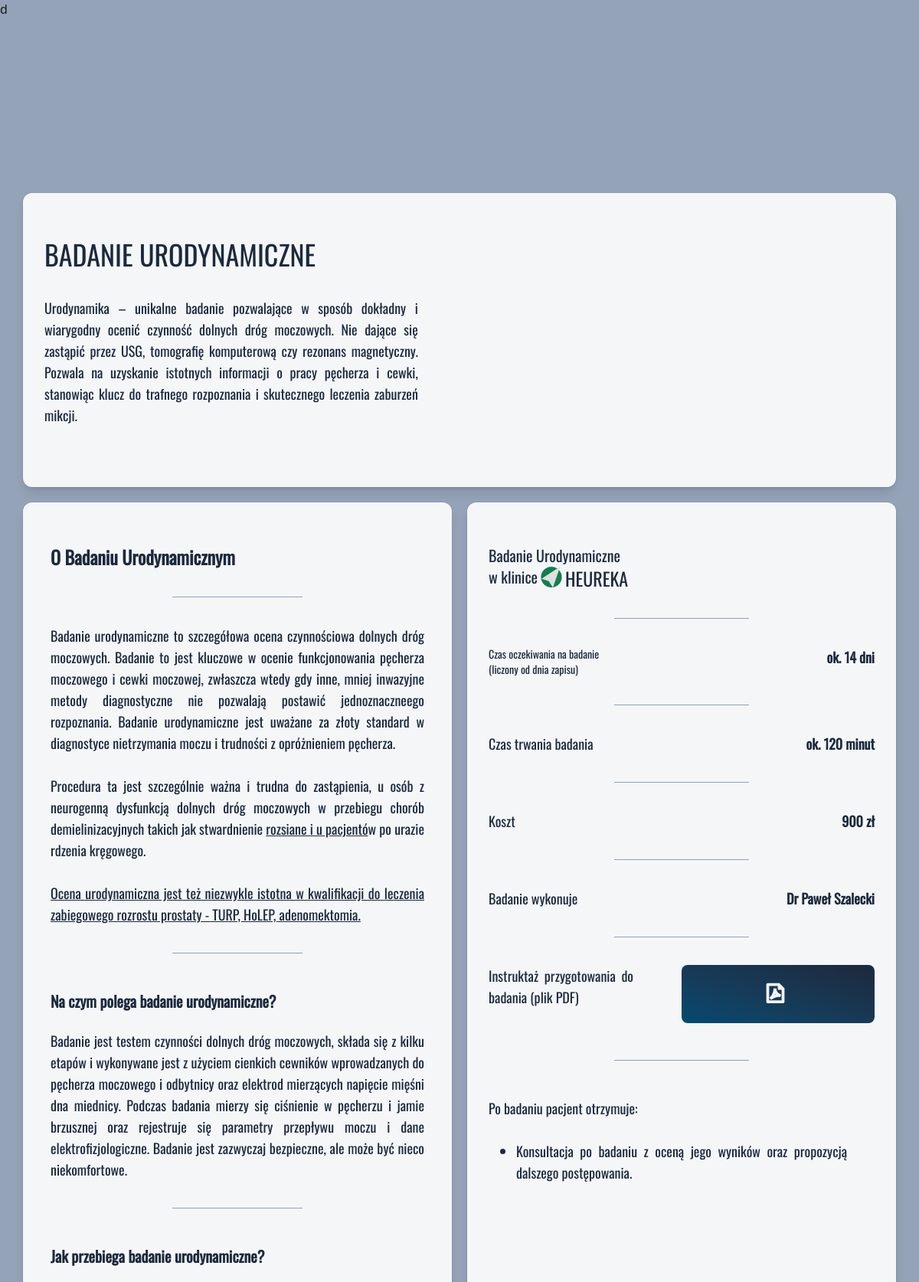
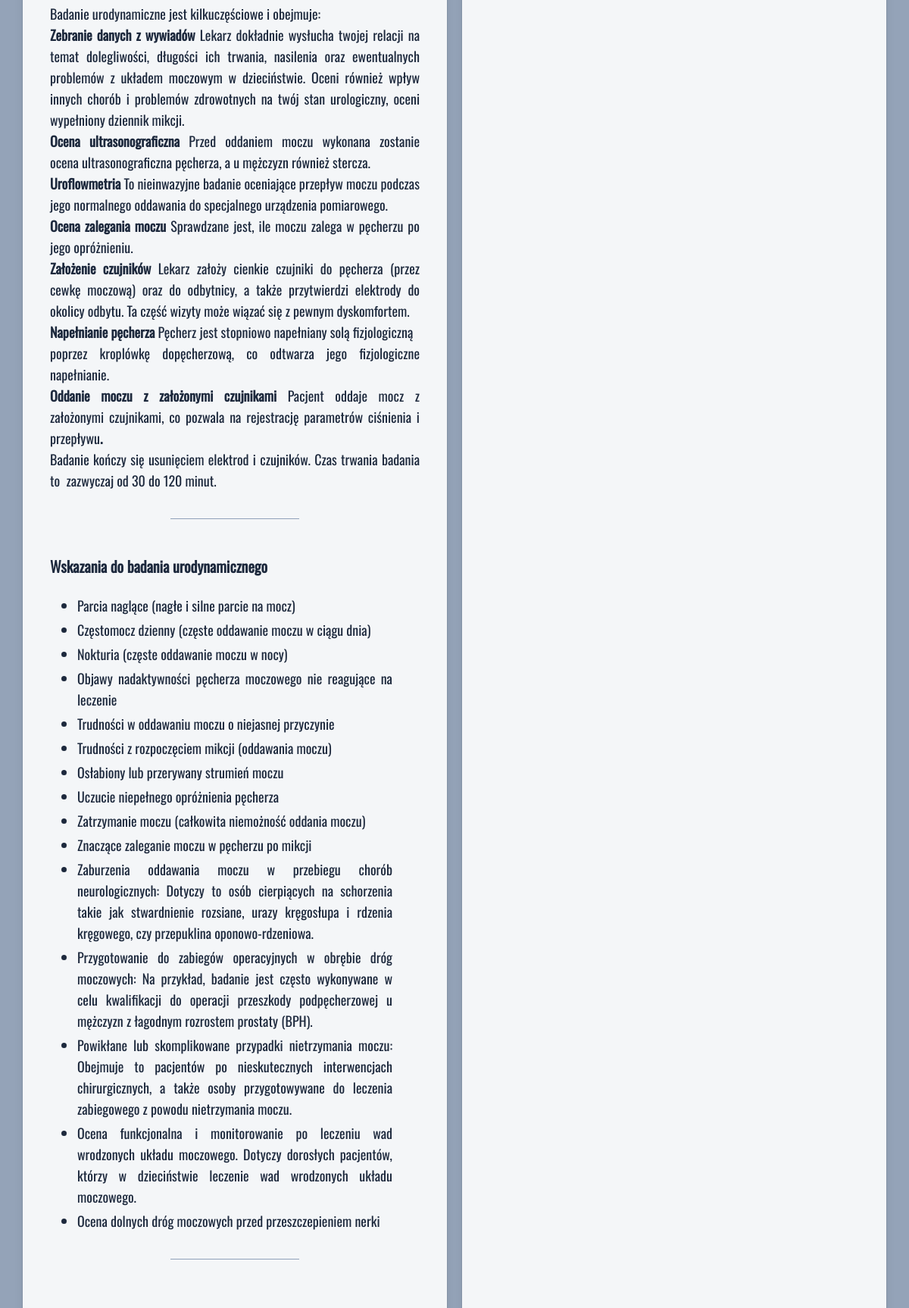
Screenshot of /badanie-urodynamiczne (upper part) with the database file from the repository (2 pictures, top to bottom).
### services/models.py (models this page shows, shortened)
class Procedura(models.Model):
    class specjalizacja_choices(models.TextChoices):
        urologia = 'urologia', 'urologia'
        kardiologia = 'kardiologia', 'kardiologia'
        pulmunologia = 'pulmunologia', 'pulmunologia'
        rehabilitacja = 'rehabilitacja', 'rehabilitacja'
        inne = 'inne', 'inne'
    class typ_choices(models.TextChoices):
        badanie = 'B', 'badanie'
        zabieg = 'Z', 'zabieg'
        procedura = 'P', 'procedura'
        sesja = 's', 'sesja'
    class order_choices(models.TextChoices):
         A = 'A', 'A'
         B = 'B', 'B'
         C = 'C', 'C'
         D = 'D', 'D'
         E = 'E', 'E'
         F = 'F', 'F'
    nazwa = models.CharField(max_length=256)
    opis = HTMLField( blank=True, null=True, verbose_name='Opis badania')
    polega = HTMLField( blank=True, default='',  verbose_name='Na czym polega badanie')
    przebieg = HTMLField( blank=True, default='',  verbose_name='Przebieg badania')
    wskazania = HTMLField(blank=True, default='', verbose_name='Wskazania do badania [POLE LISTY]')
    after = HTMLField(blank=True, null=True, verbose_name='Po badaniu [POLE LISTY]')
    specjalizacja =  models.CharField(max_length=20, choices=specjalizacja_choices, default=specjalizacja_choices.urologia)
    typ_usługi = models.CharField(max_length=25, choices=typ_choices, default =typ_choices.badanie)
    order = models.CharField(max_length=1, choices=order_choices, default=order_choices.F, verbose_name='kolejność')
    active = models.BooleanField(default=False, verbose_name='aktywna')
    lekarz = models.CharField(max_length=200, blank=True, null=True)
    koszt = models.PositiveSmallIntegerField(blank=True, null=True)
    cena_od=models.BooleanField(default=False)
    czas_oczekiwania = models.IntegerField(blank=True, null=True)
    czas_badania = models.CharField(max_length=3, blank=True, null=True)
    pdf_pl = models.FileField(upload_to='downloads/', blank=True, null=True, verbose_name='Instruktaż po polsku' )
    pdf_en = models.FileField(upload_to='downloads/', blank=True, null=True, verbose_name='Instruktaż po angielsku')
    pdf_uk = models.FileField(upload_to='downloads/', blank=True, null=True, verbose_name='Instruktaż po ukraińsku')
    objects = models.Manager()
    activated = ActiveManager()
    class Meta:
        verbose_name_plural = 'procedury'
        ordering = ['order', 'nazwa']
    @property
    def dokumenty(self):
        return bool(self.pdf_pl or self.pdf_en or self.pdf_uk)

### clinic/views.py (the view)
# urls.py: path("badanie-urodynamiczne", views.BadanieUrodynamiczneView.as_view(), name='badanie urodynamiczne'),
class BadanieUrodynamiczneView(DetailView):
    template_name='clinic/badanie_urodynamiczne.html'
    model = Procedura
    def get_object(self):
        return get_object_or_404(Procedura, pk=1)

### clinic/context_processors.py (called while the page is built)
def contact_form_context(request):
    return {
        'contact_form': ContactForm()
    }

### templates/clinic/badanie_urodynamiczne.html (shortened to what this page needs)
{% extends 'base.html' %}
{% load i18n %}
{% load static %}
{% get_current_language as LANGUAGE_CODE %}
{% load static %}
{% block content %}
{% include 'elements/button/contact/contact-button.html' %}
<section class="grid grid-cols-1 gap-x-5 gap-y-1 mt-[200px] md:grid-cols-2 w-[95%] xl:w-[80%] mx-auto">
    <div class="px-7 xl:px-12 py-[60px] mt-7 col-span-2 font-primary text-lg text-justify items-center text-slate-800 rounded-xl bg-white/90 shadow-lg ring-1 ring-black/5">
        <h2 class="uppercase pb-9 font-primary flex  text-4xl justify-center md:justify-start ">{% translate 'Badanie urodynamiczne' %}</h2>
        <p class="text-md font-primary mb-5 w-[45%]  ">
            Urodynamika – unikalne badanie pozwalające w sposób dokładny i
wiarygodny ocenić czynność dolnych dróg moczowych. Nie dające się
zastąpić przez USG, tomografię komputerową czy rezonans magnetyczny.
Pozwala na uzyskanie istotnych informacji o pracy pęcherza i cewki,
stanowiąc klucz do trafnego rozpoznania i skutecznego leczenia zaburzeń
mikcji. </p>
    </div>
</section>
<section class="grid grid-cols-1  gap-x-5 gap-y-1 md:grid-cols-2 w-[95%] xl:w-[80%] mx-auto">
    <div class="px-9 xl:px-12 py-[55px] my-5 order-2 md:order-1  font-primary text-lg text-justify    items-center   text-slate-800   rounded-xl  bg-white/90 shadow-lg ring-1 ring-black/5">
        <h2 class="font-primary flex  text-2xl font-semibold justify-start capitalize">{% translate 'O badaniu urodynamicznym' %}</h2>
            <div class="border-b border-slate-400 my-9 w-[35%]    mx-auto"></div>
            <div>
            {{object.opis|safe}}
            </div>
            <div class="border-b border-slate-400 my-9 w-[35%]   mx-auto"></div>
            <h2 class="font-semibold text-xl py-3 mb-3">{% translate 'Na czym polega badanie urodynamiczne?'  %}</h2>
            <div class="">
{{object.polega|safe}}
            </div>
            <div class="border-b border-slate-400 my-9 w-[35%]   mx-auto"></div>
            <h2 class="font-semibold text-xl py-3 mb-3">{% translate 'Jak przebiega badanie urodynamiczne?' %}</h2>
            <div class="">
        {{object.przebieg|safe}}
                    </div>
            <div class="border-b border-slate-400 my-9 w-[35%]   mx-auto"></div>
            {% if object.wskazania %}
            <h2 class="font-semibold py-3 text-xl mb-3">Wskazania do badania urodynamicznego</h2>
            <div class="px-9">
                <ul class="list-disc">
                    {% for line in object.wskazania.splitlines %}
                      <li class="my-1">{{ line|safe }}</li>
                    {% endfor %}
                </ul>
            </div>
            {% endif %}
            <div class="border-b border-slate-400 my-9 w-[35%]   mx-auto"></div>
    </div>
    <div class="px-7 py-[55px] my-5 order-1 md:order-2 font-primary text-lg text-justify    items-center   text-slate-800   rounded-xl  bg-white/90 shadow-lg ring-1 ring-black/5">
            <h2 class="font-primary flex  text-xl justify-start capitalize">{% translate 'Badanie urodynamiczne' %}</h2>
            <h2 class="font-primary flex  text-xl justify-start">{% translate 'w klinice' %} <span class="flex text-2xl mx-1 uppercase font-heureka"><img src="{% static 'icons/heureka_logo_3.png' %}" class="size-7 mr-1 " alt="">heureka</span></h2>
            <div class="border-b border-slate-400 my-9 w-[35%]   mx-auto"></div>
            <section class="my-3 font-primary flex flex-col">
                <div class="grid grid-cols-2">
                    <div class="block w-[85%] md:text-sm xl:text-xl">
                        <p>
                            {% translate 'Czas oczekiwania na badanie' %}
                        </p>
                        <p>({% translate 'liczony od dnia zapisu' %})</p>
                    </div>
                    <div class="text-end font-semibold text-lg">{% translate 'ok.' %} {{object.czas_oczekiwania}} {% translate 'dni' %}</div>
                </div>
                <div class="border-b border-slate-400 my-9 w-[35%]   mx-auto"></div>
                <div class="grid grid-cols-2">
                    <div class="">
                       {% translate 'Czas trwania badania' %}
                    </div>
                    <div class="text-end font-semibold text-lg">{% translate 'ok.' %} {{object.czas_badania}} {% translate 'minut' %}</div>
                </div>
                <div class="border-b border-slate-400 my-9 w-[35%]   mx-auto"></div>
                <div class="grid grid-cols-2">
                    <div class="">
                       {% translate 'Koszt'  %}
                    </div>
                    <div class="text-end font-semibold text-lg">{{ object.koszt }} zł</div>
                </div>
                <div class="border-b border-slate-400 my-9 w-[35%]   mx-auto"></div>
                <div class="grid grid-cols-2">
                    <div class="">
                       {% translate 'Badanie wykonuje' %}
                    </div>
                    <div class="text-end font-semibold text-lg">{{object.lekarz}}</div>
                </div>
                {% if object.dokumenty %}
                        <div class="border-b border-slate-400 my-9 w-[35%]   mx-auto"></div>
                        <div class="grid grid-cols-2">
                            <div class="mb-5 justify-start w-[75%]">
                               {% translate  'Instruktaż przygotowania do badania (plik PDF)' %}
                            </div>
                            <div class="flex mb-3 justify-items-end justify-center items-center font-tertiary   font-semibold text-lg bg-linear-to-tr from-sky-900 to-slate-800 p-5  text-gray-100 rounded-lg">
                                {% if LANGUAGE_CODE == "en" %}
                                <a href="{{object.pdf_en.url }}" target="_blank" class="">
                                {% elif LANGUAGE_CODE == "uk" %}
                                <a href="{{object.pdf_uk.url }}" target="_blank" class="">
                                {% else  %}
                                    <a href="{{object.pdf_pl.url }}" target="_blank" class="">
                                {% endif %}
                                    <i class="ri-file-pdf-2-line text-3xl mr-2"></i>
                            </a>
                        </div>
                        </div>
                        {% endif %}
                        {% if object.after %}
                        <div class="border-b border-slate-400 my-9 w-[35%]   mx-auto"></div>
                        <h2 class="py-3  mb-3 sm:text-lg xl:text-xl ">{% translate 'Po badaniu pacjent otrzymuje:' %}</h2>
                    <div class="px-9">
                        <ul class="list-disc">
                            {% for line in object.after.splitlines %}
                              <li class="my-1">{{ line|safe }}</li>
                            {% endfor %}
                        </ul>
                    </div>
                        {% endif %}
    </div>
</section>
{% endblock  %}

### rows the page displays
Procedura: opis "Badanie urodynamiczne to szczegółowa ocena czynnościowa dolnych dróg moczowych. Badanie to jest kluczowe w ocenie funkcjonowania pęcherza moczowego i cewki moczowej, zwłaszcza wtedy gdy inne, mniej inwazyjne metody diagnostyczne nie pozwalają postawić jednoznaczneego rozpoznania. Badanie urodynamiczne jest uważane za złoty standard w diagnostyce nietrzymania moczu i trudności z opróżnieniem pęcherza. Procedura ta jest szczególnie ważna i trudna do zastąpienia, u osób z neurogenną dysfunkcją dolnych dróg moczowych w przebiegu chorób demielinizacyjnych takich jak stwardnienie rozsiane i u pacjentó w po urazie rdzenia kręgowego. Ocena urodynamiczna jest też niezwykle istotna w kwalifikacji do…", polega "Badanie jest testem czynności dolnych dróg moczowych, składa się z kilku etapów i wykonywane jest z użyciem cienkich cewników wprowadzanych do pęcherza moczowego i odbytnicy oraz elektrod mierzących napięcie mięśni dna miednicy. Podczas badania mierzy się ciśnienie w pęcherzu i jamie brzusznej oraz rejestruje się parametry przepływu moczu i dane elektrofizjologiczne. Badanie jest zazwyczaj bezpieczne, ale może być nieco niekomfortowe.", przebieg "Badanie urodynamiczne jest kilkuczęściowe i obejmuje: Zebranie danych z wywiadów Lekarz dokładnie wysłucha twojej relacji na temat dolegliwości, długości ich trwania, nasilenia oraz ewentualnych problemów z układem moczowym w dzieciństwie. Oceni również wpływ innych chorób i problemów zdrowotnych na twój stan urologiczny, oceni wypełniony dziennik mikcji. Ocena ultrasonograficzna Przed oddaniem moczu wykonana zostanie ocena ultrasonograficzna pęcherza, a u mężczyzn również stercza. Uroflowmetria To nieinwazyjne badanie oceniające przepływ moczu podczas jego normalnego oddawania do specjalnego urządzenia pomiarowego. Ocena zalegania moczu Sprawdzane jest, ile moczu zalega w pęcherzu po jego…", czas_oczekiwania "14", czas_badania "120", koszt "900", lekarz "Dr Paweł Szalecki", splitlines "Konsultacja po badaniu z oceną jego wyników oraz propozycją dalszego postępowania."

### other values shown
{{ line|safe }} "Parcia naglące (nagłe i silne parcie na mocz)" "Częstomocz dzienny (częste oddawanie moczu w ciągu dnia)" "Nokturia (częste oddawanie moczu w nocy)" "Objawy nadaktywności pęcherza moczowego nie reagujące na leczenie" "Trudności w oddawaniu moczu o niejasnej przyczynie" "Trudności z rozpoczęciem mikcji (oddawania moczu)" "Osłabiony lub przerywany strumień moczu" "Uczucie niepełnego opróżnienia pęcherza" "Zatrzymanie moczu (całkowita niemożność oddania moczu)" "Znaczące zaleganie moczu w pęcherzu po mikcji" "Ocena funkcjonalna i monitorowanie po leczeniu wad wrodzonych układu moczowego. Dotyczy dorosłych pacjentów, którzy w dzieciństwie leczenie wad wrodzonych układu moczowego." "Ocena dolnych dróg moczowych przed przeszczepieniem nerki"
